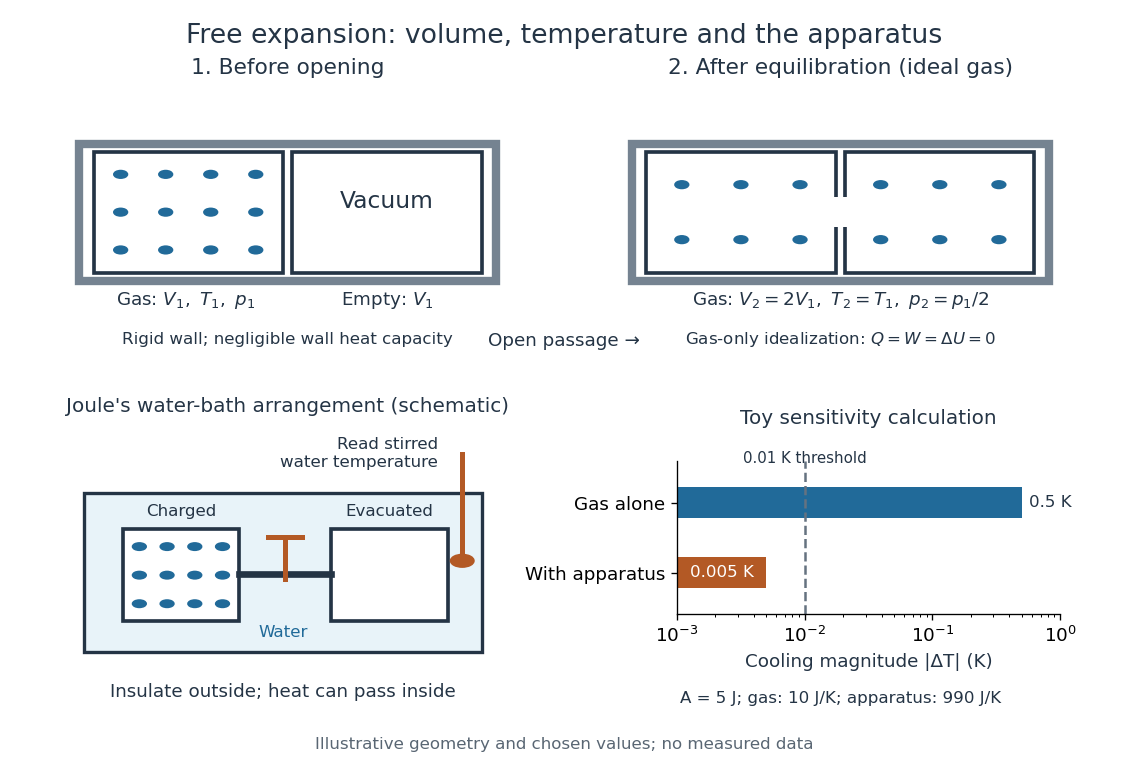

Source code (Python):
"""Draw an ideal free-expansion vessel and apparatus temperature sensitivity.

Tested with Python 3.14.4, Matplotlib 3.10.7, NumPy 2.3.5.
Run from _media; writes free-expansion-vessel-and-thermometry.png to CWD.
All particle positions and numerical values are illustrative, not measured.
"""

from pathlib import Path

import matplotlib.pyplot as plt
from matplotlib.patches import Circle, Rectangle
import numpy as np


BLUE = "#216a99"
INK = "#243445"
ORANGE = "#b35925"


def chamber(ax, x, y, width, height, filled, columns=4, rows=3):
    ax.add_patch(Rectangle((x, y), width, height, facecolor="white",
                           edgecolor=INK, linewidth=2.2))
    if filled:
        # A fixed illustrative arrangement, not a simulated particle trajectory.
        for ix in range(columns):
            for iy in range(rows):
                ax.add_patch(Circle((x + width * (ix + 0.6) / (columns + 0.2),
                                    y + height * (iy + 0.6) / (rows + 0.2)),
                                   0.014, color=BLUE))


def main():
    plt.rcParams.update({"font.size": 11, "text.color": INK,
                         "axes.labelcolor": INK, "axes.facecolor": "white",
                         "figure.facecolor": "white", "savefig.facecolor": "white"})
    fig = plt.figure(figsize=(9.4, 6.4), dpi=120)
    fig.suptitle("Free expansion: volume, temperature and the apparatus",
                 fontsize=16, y=0.97)
    left = fig.add_axes([0.04, 0.54, 0.43, 0.35])
    right = fig.add_axes([0.53, 0.54, 0.43, 0.35])
    for ax in (left, right):
        ax.set(xlim=(0, 1), ylim=(0, 1))
        ax.axis("off")
        ax.add_patch(Rectangle((0.07, 0.27), 0.86, 0.51, facecolor="white",
                               edgecolor="#758391", linewidth=5))
    left.set_title("1. Before opening", fontsize=13)
    chamber(left, 0.1, 0.3, 0.39, 0.45, True)
    chamber(left, 0.51, 0.3, 0.39, 0.45, False)
    left.text(0.705, 0.54, "Vacuum", ha="center", fontsize=14)
    left.text(0.29, 0.18, r"Gas: $V_1,\ T_1,\ p_1$", ha="center")
    left.text(0.705, 0.18, r"Empty: $V_1$", ha="center")
    left.text(0.5, 0.035, "Rigid wall; negligible wall heat capacity",
              ha="center", fontsize=10)
    right.set_title("2. After equilibration (ideal gas)", fontsize=13)
    chamber(right, 0.1, 0.3, 0.39, 0.45, True, columns=3, rows=2)
    chamber(right, 0.51, 0.3, 0.39, 0.45, True, columns=3, rows=2)
    # Open a passage through the partition, leaving the outside vessel rigid.
    right.add_patch(Rectangle((0.48, 0.47), 0.04, 0.11,
                              facecolor="white", edgecolor="none", zorder=5))
    right.text(0.5, 0.18, r"Gas: $V_2=2V_1,\ T_2=T_1,\ p_2=p_1/2$",
               ha="center")
    right.text(0.5, 0.035, r"Gas-only idealization: $Q=W=\Delta U=0$",
               ha="center", fontsize=10)
    fig.text(0.5, 0.55, "Open passage →", ha="center", fontsize=11,
             bbox={"facecolor": "white", "edgecolor": "none", "pad": 3})

    bath = fig.add_axes([0.04, 0.11, 0.43, 0.34])
    bath.axis("off")
    bath.set(xlim=(0, 1), ylim=(0, 1))
    bath.set_title("Joule's water-bath arrangement (schematic)", fontsize=12)
    bath.add_patch(Rectangle((0.08, 0.12), 0.82, 0.61, facecolor="#e8f3f9",
                             edgecolor=INK, linewidth=2))
    chamber(bath, 0.16, 0.24, 0.24, 0.35, True)
    chamber(bath, 0.59, 0.24, 0.24, 0.35, False)
    bath.plot([0.4, 0.59], [0.42, 0.42], color=INK, lw=4)
    bath.plot([0.495, 0.495], [0.4, 0.56], color=ORANGE, lw=3)
    bath.plot([0.46, 0.53], [0.56, 0.56], color=ORANGE, lw=3)
    bath.text(0.28, 0.64, "Charged", ha="center", fontsize=10)
    bath.text(0.71, 0.64, "Evacuated", ha="center", fontsize=10)
    bath.plot([0.86, 0.86], [0.49, 0.88], color=ORANGE, lw=3)
    bath.add_patch(Circle((0.86, 0.47), 0.024, color=ORANGE))
    bath.text(0.81, 0.83, "Read stirred\nwater temperature", ha="right", fontsize=10)
    bath.text(0.49, 0.18, "Water", ha="center", color=BLUE, fontsize=10)
    bath.text(0.49, -0.05, "Insulate outside; heat can pass inside",
               ha="center", fontsize=11)

    sensitivity = fig.add_axes([0.6, 0.20, 0.34, 0.20])
    demand, gas_capacity, apparatus_capacity = 5.0, 10.0, 990.0
    drops = np.array([demand / gas_capacity,
                      demand / (gas_capacity + apparatus_capacity)])
    threshold = 0.01
    assert np.allclose(drops, [0.5, 0.005])
    sensitivity.barh([1, 0], drops, height=0.45, color=[BLUE, ORANGE])
    sensitivity.set_xscale("log")
    sensitivity.set(xlim=(0.001, 1), ylim=(-0.6, 1.6),
                    yticks=[1, 0], yticklabels=["Gas alone", "With apparatus"],
                    xlabel="Cooling magnitude |ΔT| (K)")
    sensitivity.set_title("Toy sensitivity calculation", fontsize=12, pad=22)
    sensitivity.axvline(threshold, color="#657280", linestyle="--", lw=1.5)
    sensitivity.text(threshold, 1.53, "0.01 K threshold", fontsize=9,
                     ha="center", va="bottom")
    sensitivity.text(drops[0] * 1.13, 1, "0.5 K", va="center", fontsize=10)
    sensitivity.text(np.sqrt(0.001 * drops[1]), 0, "0.005 K",
                     ha="center", va="center", fontsize=10, color="white")
    sensitivity.spines[["top", "right"]].set_visible(False)
    fig.text(0.745, 0.085, "A = 5 J; gas: 10 J/K; apparatus: 990 J/K",
             ha="center", fontsize=10)
    fig.text(0.5, 0.025, "Illustrative geometry and chosen values; no measured data",
             ha="center", fontsize=10, color="#596673")
    fig.savefig(Path(__file__).with_suffix(".png").name, transparent=False)
    plt.close(fig)


if __name__ == "__main__":
    main()
